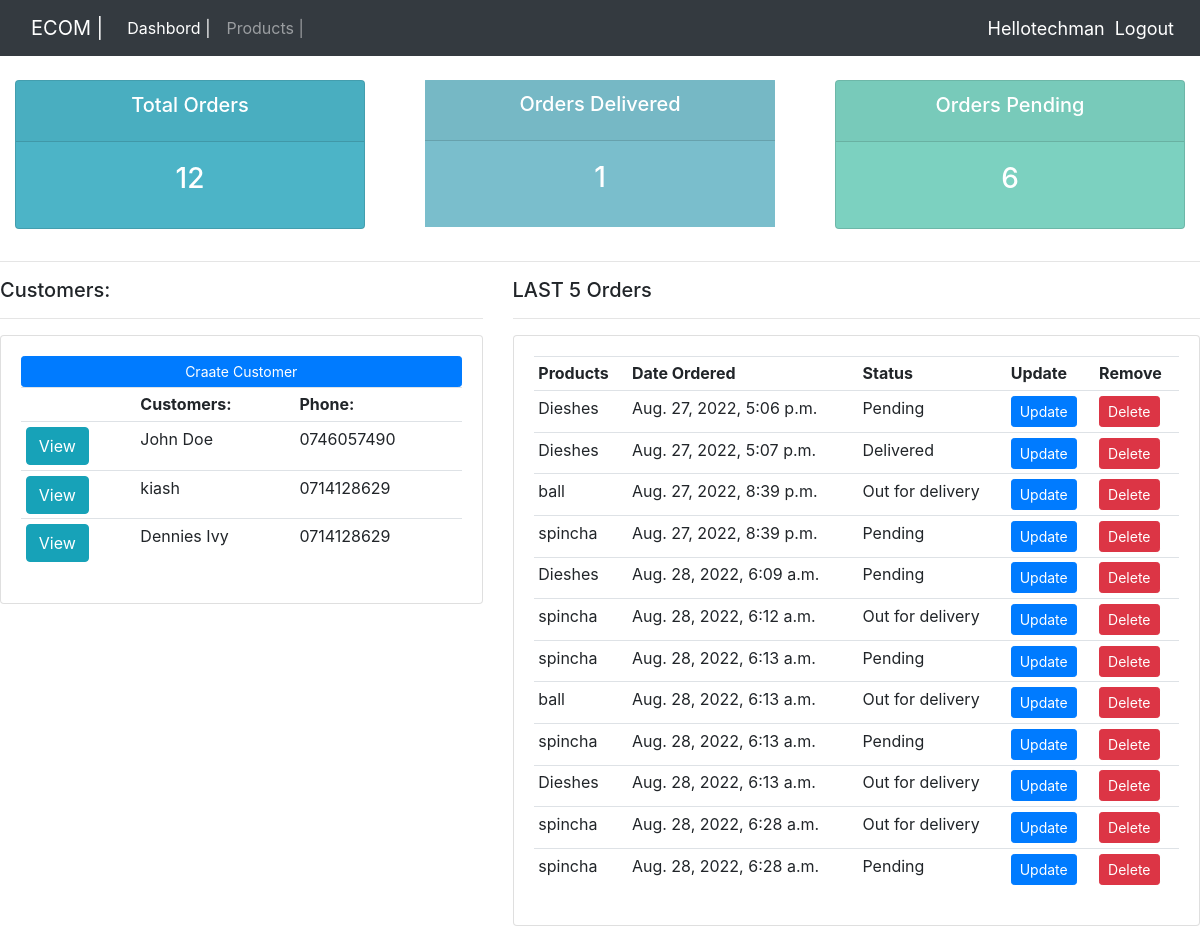
Before: / (signed in) with the older database file.
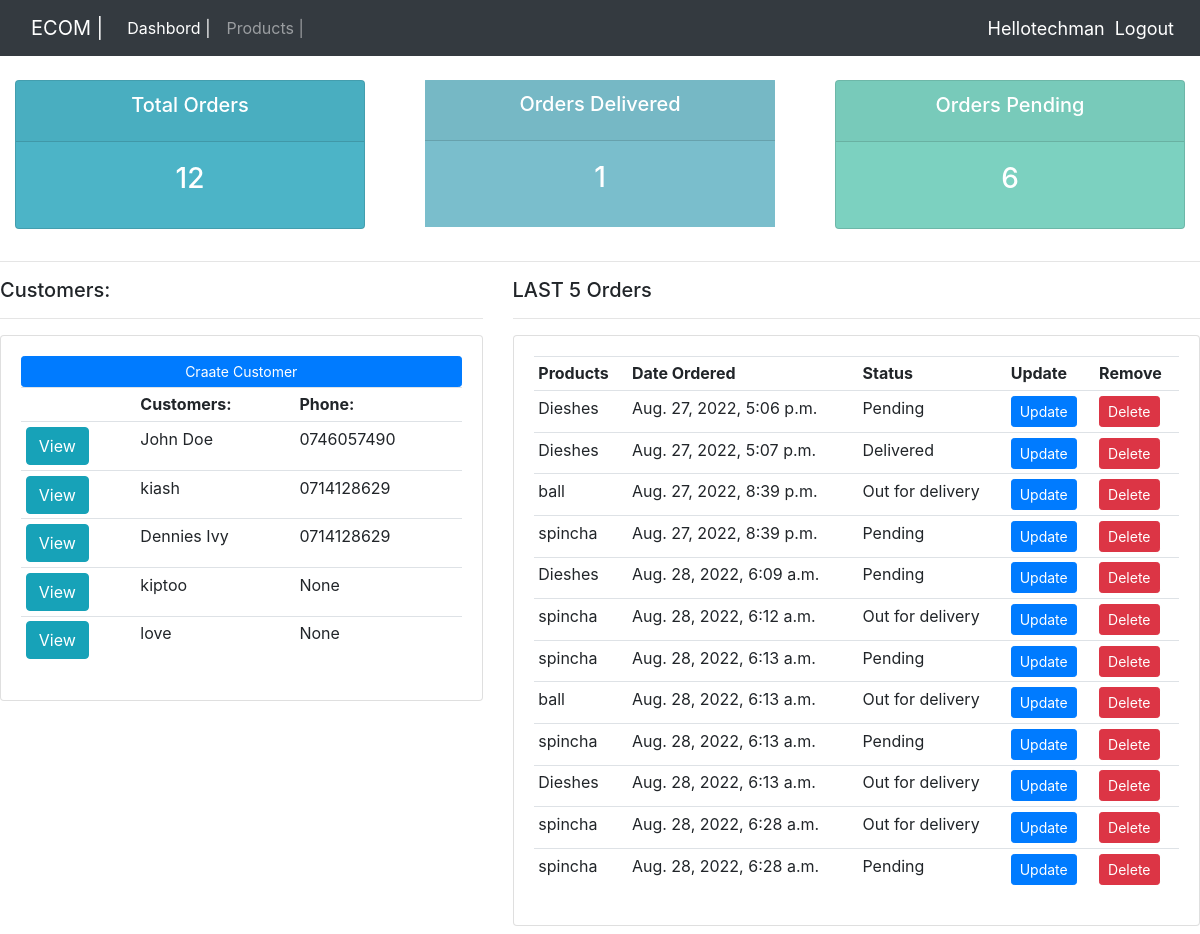
After: the same page with the newer database file.
### crm/models.py (models this page shows, shortened)
class Customers(models.Model):
    user=models.OneToOneField(User,on_delete=models.CASCADE,null=True,blank=True)
    name = models.CharField(max_length=200,blank=True,null=True)
    profile_pic = models.ImageField(default='kiash.jpg',null=True,blank=True)
    email = models.CharField(max_length=200,blank=True,null=True)
    phone = models.CharField(max_length=200,blank=True,null=True)
    date_created = models.DateTimeField(auto_now_add=True)

class Order(models.Model):
    STATUS = (
        ('Pending','Pending'),
        ('Out for delivery','Out for delivery'),
        ('Delivered','Delivered'),
    )
    customer=models.ForeignKey(Customers,null=True,on_delete=models.SET_NULL)
    product=models.ForeignKey(Products,null=True,on_delete=models.SET_NULL)
    date_created = models.DateTimeField(auto_now_add=True)
    status=models.CharField(max_length=200,blank=True,null=True,choices=STATUS)
    note=models.CharField(max_length=1000,blank=True,null=True)

class Products(models.Model):
    CATEGORY = (
        ('Indoor','Indoor'),
        ('Out Door','Out Door'),
    )
    name=models.CharField(max_length=200,blank=True,null=True)
    price=models.FloatField(blank=True,null=True)
    category=models.CharField(max_length=200,blank=True,null=True,choices=CATEGORY)
    description=models.CharField(max_length=200,blank=True,null=True)
    date_created = models.DateTimeField(auto_now_add=True)
    tag=models.ManyToManyField(Tag)
    def __str__(self):
        return self.name

### crm/views.py (the view)
# urls.py: path('',home,name='home'),
@login_required(login_url='crm:login')
def home(request):
    orders = Order.objects.all()
    customers = Customers.objects.all()
    total_customers = customers.count()
    total_orders = orders.count()
    delivered = orders.filter(status='Delivered').count()
    pending = orders.filter(status='Pending').count()
    context = {
        'orders':orders,
        'customers':customers,
        'total_orders':total_orders,
        'delivered':delivered,
         'pending':pending
    }
    return render(request, 'dashbord.html',context)

### frontend/templates/dashbord.html
{% extends 'base.html' %}
{% load static %}
{% block content %}
{% include  'status.html' %}
<hr>
<div class="row">
    <div class="col-md-5">
        <h5>Customers:</h5>
        <hr>
        <div class="card card-body">
            <a href="" class="btn btn-primary btn-sm btn-block">Craate Customer</a>
            <table class="table table-sm">
                <tr>
                    <th></th>
                    <th>Customers:</th>
                    <th>Phone:</th>
                </tr>
                {% for customer in customers %}
                <tr>
                    <td><a class="btn btn-info" href="{% url 'crm:customers' customer.id %}">View</a></td>
                    <td>{{ customer.name }}</td>
                    <td>{{ customer.phone }}</td>
                </tr>
                {% endfor %}
            </table>
        </div>
    </div>
    <div class="col-md-7">
        <h5>LAST 5 Orders</h5>
        <hr>
        <div class="card card-body">
            <table class="table table-sm">
                <tr>
                    <th>Products</th>
                    <th>Date Ordered</th>
                    <th>Status</th>
                    <th>Update</th>
                    <th>Remove</th>
                </tr>
                 {% for order in orders %}
                <tr>
                    <td>{{ order.product }}</td>
                    <td>{{ order.date_created }}</td>
                    <td>{{ order.status }}</td>
                    <td><a href="{% url 'crm:update_order' order.id  %}" class="btn btn-primary btn-sm">Update</a></td>
                    <td><a href="{% url 'crm:delete_order' order.id %}" class="btn btn-danger btn-sm">Delete</a></td>
                </tr>
                {% endfor %}
            </table>
        </div>
    </div>
</div>
{% endblock %}

### frontend/templates/base.html (shortened to what this page needs)
{% load static  %}
<!DOCTYPE html>
<html lang="en">
<head>
    <link rel="stylesheet" href="{% static 'css/main.css' %}">
    <link rel="stylesheet" href="https://cdn.jsdelivr.net/npm/bootstrap@4.3.1/dist/css/bootstrap.min.css">
</head>
<body>
    {% include  'navbar.html' %}
    {% block content %}
    {% endblock %}
</body>
</html>

### frontend/templates/navbar.html (shortened to what this page needs)
<nav class="navbar navbar-expand-lg navbar-dark bg-dark">
    <div class="container-fluid">
      <a class="navbar-brand" href="#">ECOM |</a>
      <div class="collapse navbar-collapse" id="navbarNav">
        <ul class="navbar-nav">
          {% if request.user.is_staff %}
          <li class="nav-item">
            <a class="nav-link active" aria-current="page" href="{% url 'crm:home' %}">Dashbord |</a>
          </li>
          <li class="nav-item">
            <a class="nav-link" href="{% url 'crm:products' %}">Products |</a>
          </li>
          {% else %}
          <li class="nav-item">
            <a class="nav-link" href="{% url 'crm:account' %}">Settings|</a>
          </li>
          {% endif %}
        </ul>
      </div>
    </div>
    <span class="msg">Hello{{request.user}} </span>
    <span><a class="msg" href="{% url 'crm:logout' %}">Logout</a></span>
  </nav>

### frontend/templates/status.html
<br>
<div class="row">
    <div class="col">
        <div class="col-md">
            <div class="card text-center text-white mb-3" id="total-orders">
                <div class="card-header">
                    <h5 class="card-title">Total Orders</h5>
                </div>
                <div class="card-body">
                    <h3 class="card-title">{{total_orders}}</h3>
                </div>
            </div>
        </div>
    </div>
    <div class="col">
        <div class="col-md">
            <div class="cart text-center text-white mb3" id="orders-delivered">
                <div class="card-header">
                    <h5 class="card-title">
                        Orders Delivered
                    </h5>
                </div>
                <div class="card-body">
                    <h3 class="card-title">
                        {{delivered}}
                    </h3>
                </div>
            </div>
        </div>
    </div>
    <div class="col">
        <div class="col-md">
            <div class="card text-center text-white mb-3" id="orders-pending">
                <div class="card-header">
                    <h5 class="card-title">
                        Orders Pending
                    </h5>
                </div>
                <div class="card-body">
                    <h3 class="card-title">
                        {{pending}}
                    </h3>
                </div>
            </div>
        </div>
    </div>
</div>

### frontend/static/css/main.css (style rules this page uses)
body { background-color: #ebeff5; }
#total-orders { background-color: #4cb4c7; }
#orders-delivered { background-color: #7abecc; }
#orders-pending { background-color: #7CD1C0; }

### frontend/templates/navbar.html (style rules this page uses)
.msg { font-size: 18px; color: #fff; margin-right: 10px; }

Changed rows visible on the page:
added Customers: name "kiptoo", phone "None"
added Customers: name "love", phone "None"
